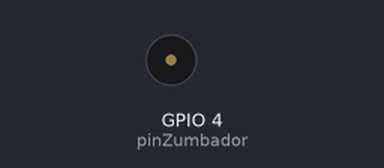
The program below on a simulated ESP32 board running MicroPython. On the bench: buzzer (waves = sounding). At 10.0 s the program stops and its outputs stay as they are.

Above: at 0.1 s.
At 1.1 s:
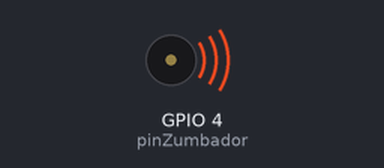
Timing chart, 0 to 2.6 s (numbered marks = the images above):
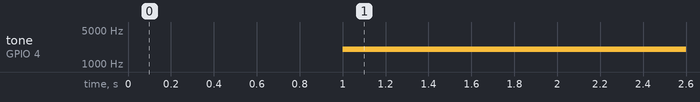

Measured:
- by itself, tone on GPIO 4 (pinZumbador): silent → 2000 Hz at 1.0 s

The program:

esp32buzzer.py
```python
from machine import Pin, PWM
import time

pinZumbador = 4
canal = 0
frecuencia = 2000
resolucion = 8

# Configuración inicial
pwm = PWM(Pin(pinZumbador))
pwm.freq(frecuencia)  # Configura la frecuencia del PWM
pwm.duty(0)  # Establece el ciclo de trabajo en 0 inicialmente

# Bucle principal
for i in range(10):
    pwm.duty(255 * i // 10)  # Incrementa el ciclo de trabajo gradualmente
    time.sleep(1)  # Espera 1 segundo


#ampy --port COM6 run esp32buzzer.py
#
```
